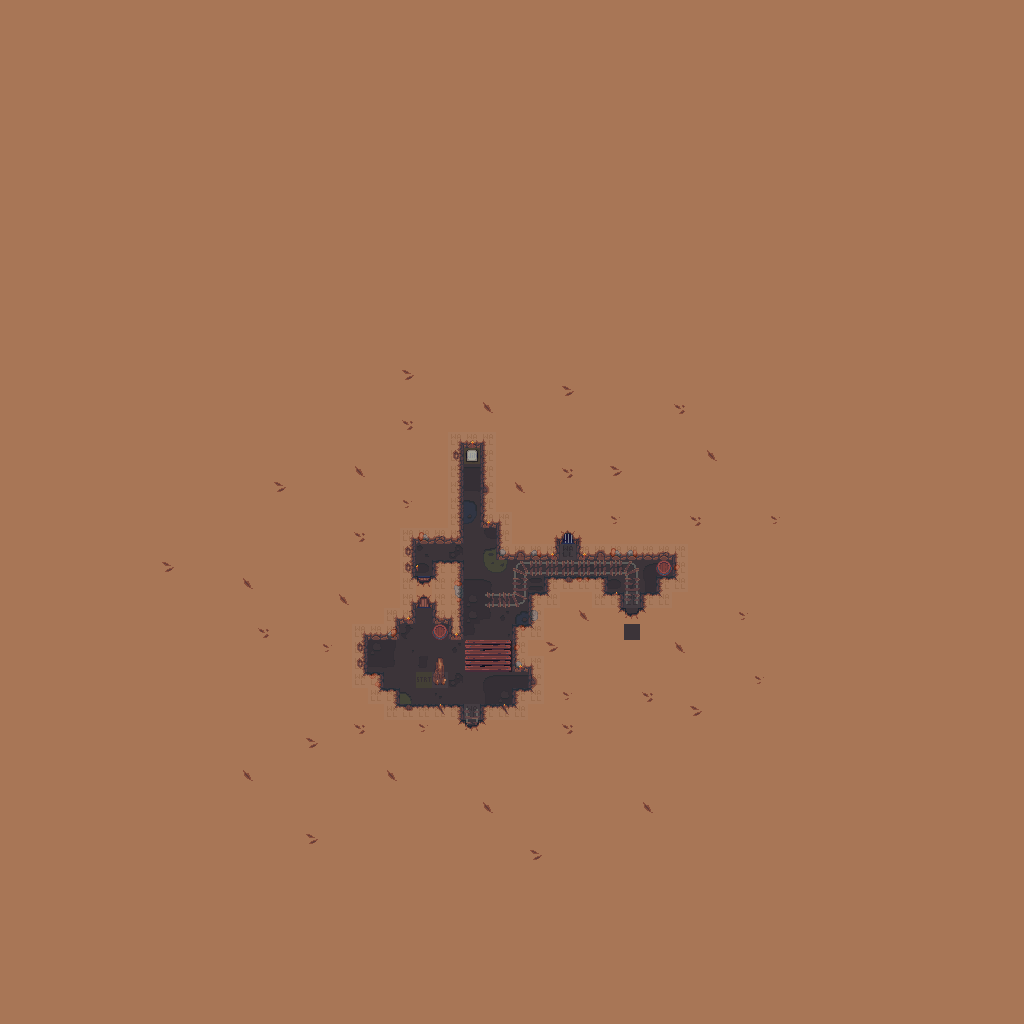

Rendered tile map (Tiled .tmx) drawn with the repository's tilesets; below, a short description and the map source with its tile grids summarised:
An orthogonal 64x64 tile map with 16x16 px tiles, 6 tile layers (Art_Background, Art_Gameplay, Art_Middleground, SlimeCover, ...), 3 tilesets and 1 object (spawn).

<map version="1.2" tiledversion="1.2.3" orientation="orthogonal" renderorder="right-down" width="64" height="64" tilewidth="16" tileheight="16" infinite="0" backgroundcolor="#a87656" nextlayerid="13" nextobjectid="2">
 <tileset firstgid="1" source="tileset/GameplayTileset.tsx" />
 <tileset firstgid="33" source="tileset/SlimeCave.tsx" />
 <tileset firstgid="584" source="tileset/GameplayImages.tsx" />
 <layer id="6" name="Art_Background" width="64" height="64">
  <data>[4096 cells, 4096 non-empty, 66 distinct tile ids]</data>
 </layer>
 <layer id="11" name="Art_Gameplay" width="64" height="64">
  <data>[4096 cells, 10 non-empty, 10 distinct tile ids]</data>
 </layer>
 <layer id="10" name="Art_Middleground" width="64" height="64">
  <data>[4096 cells, 25 non-empty, 14 distinct tile ids]</data>
 </layer>
 <layer id="12" name="SlimeCover" width="64" height="64">
  <data>[4096 cells, 0 non-empty, 0 distinct tile ids]</data>
 </layer>
 <layer id="9" name="Art_Foreground" width="64" height="64">
  <data>[4096 cells, 61 non-empty, 15 distinct tile ids]</data>
 </layer>
 <layer id="7" name="Gameplay" width="64" height="64" opacity="0.08">
  <data>[4096 cells, 96 non-empty, 4 distinct tile ids]</data>
 </layer>
 <objectgroup id="8" name="Properties">
  <object id="1" name="spawn" x="416" y="672" width="16" height="16" />
 </objectgroup>
</map>
